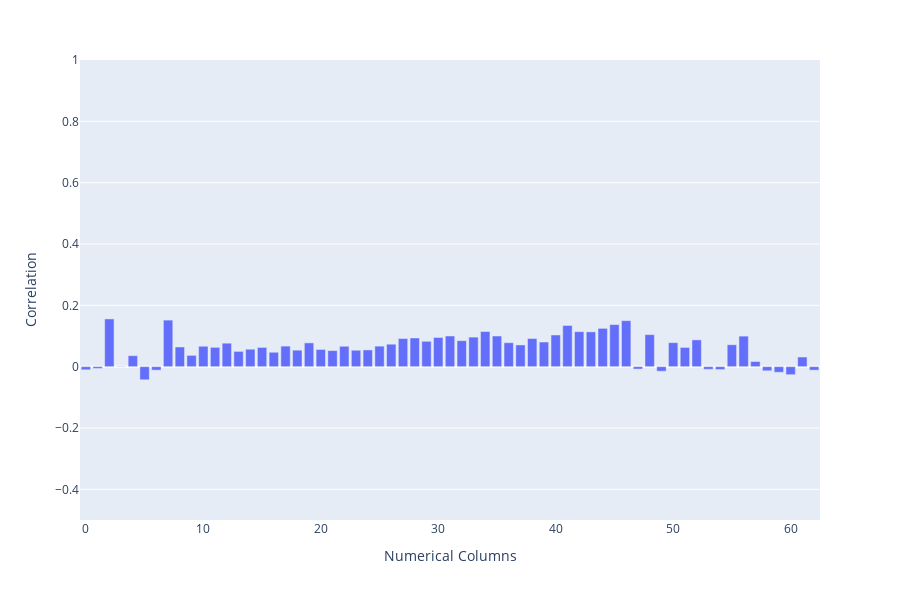

Source (notebook cell):
### Code cell
fig = px.bar(x=x, y=y, range_y=(-.5,1), labels={'y':'Correlation', 'x':'Numerical Columns'})
fig.show()

### Figure 1 — Plotly figure (JSON) as saved in the notebook; plotly's stock layout.template omitted (floating-point values rounded to 4 significant figures)
{"data": [{"alignmentgroup": "True", "hoverlabel": {"namelength": 0}, "hovertemplate": "Numerical Columns=%{x}<br>Correlation=%{y}", "legendgroup": "", "marker": {"color": "#636efa"}, "name": "", "offsetgroup": "", "orientation": "v", "showlegend": false, "textposition": "auto", "type": "bar", "x": [0, 1, 2, 3, 4, 5, 6, 7, 8, 9, 10, 11, 12, 13, 14, 15, 16, 17, 18, 19, 20, 21, 22, 23, 24, 25, 26, 27, 28, 29, 30, 31, 32, 33, 34, 35, 36, 37, 38, 39, 40, 41, 42, 43, 44, 45, 46, 47, 48, 49, 50, 51, 52, 53, 54, 55, 56, 57, 58, 59, 60, 61, 62], "xaxis": "x", "y": [-0.01026, -0.005829, 0.1557, 0.0008308, 0.0358, -0.04283, -0.01145, 0.1518, 0.06417, 0.03684, 0.06657, 0.06293, 0.07655, 0.04988, 0.05689, 0.06279, 0.04704, 0.06707, 0.0538, 0.07755, 0.05611, 0.05241, 0.06662, 0.0536, 0.05458, 0.06698, 0.07331, 0.09168, 0.09351, 0.08273, 0.09526, 0.1, 0.08482, 0.09636, 0.1146, 0.09995, 0.07818, 0.0708, 0.09175, 0.08036, 0.1033, 0.1344, 0.1141, 0.1135, 0.1249, 0.1373, 0.15, -0.007838, 0.1045, -0.01497, 0.07828, 0.06272, 0.08736, -0.008742, -0.009422, 0.07155, 0.09965, 0.01678, -0.01349, -0.01844, -0.02612, 0.03146, -0.01145], "yaxis": "y"}], "layout": {"barmode": "relative", "height": 600, "legend": {"tracegroupgap": 0}, "margin": {"t": 60}, "xaxis": {"anchor": "y", "domain": [0, 1], "title": {"text": "Numerical Columns"}}, "yaxis": {"anchor": "x", "domain": [0, 1], "range": [-0.5, 1], "title": {"text": "Correlation"}}}}
